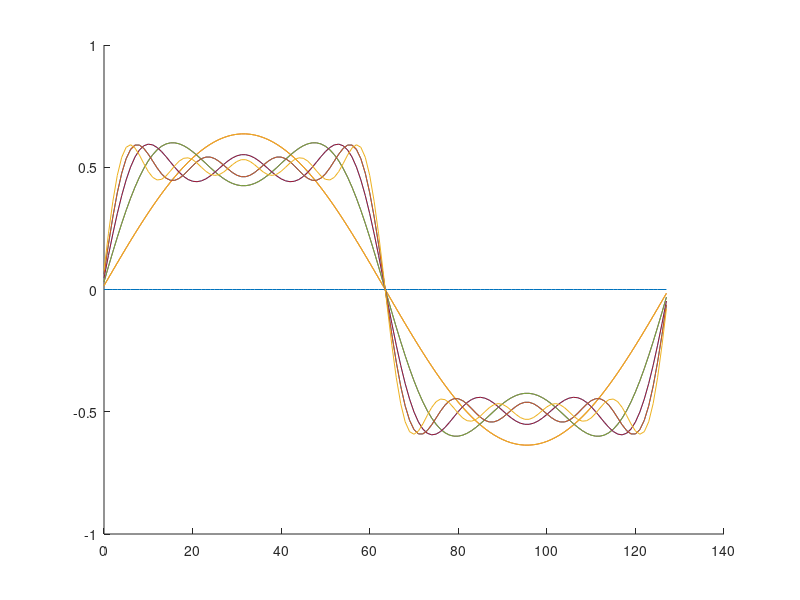

This figure's MATLAB source:
function[] = plotmultisin()
    N = 128;
    K =10;
    WN = dftmtx(N);
    n = 0:N-1;
    x = [ones(64,1);-ones(64,1)];
    X = zeros(K,1);
    xx = zeros(N,1);
    figure;
    hold on;
    for k = 1:K
        X = WN(1:k,:) * x;
        xx = real(1/N * WN(1:k,:)' * X);
        plot(n, xx);
    end
end